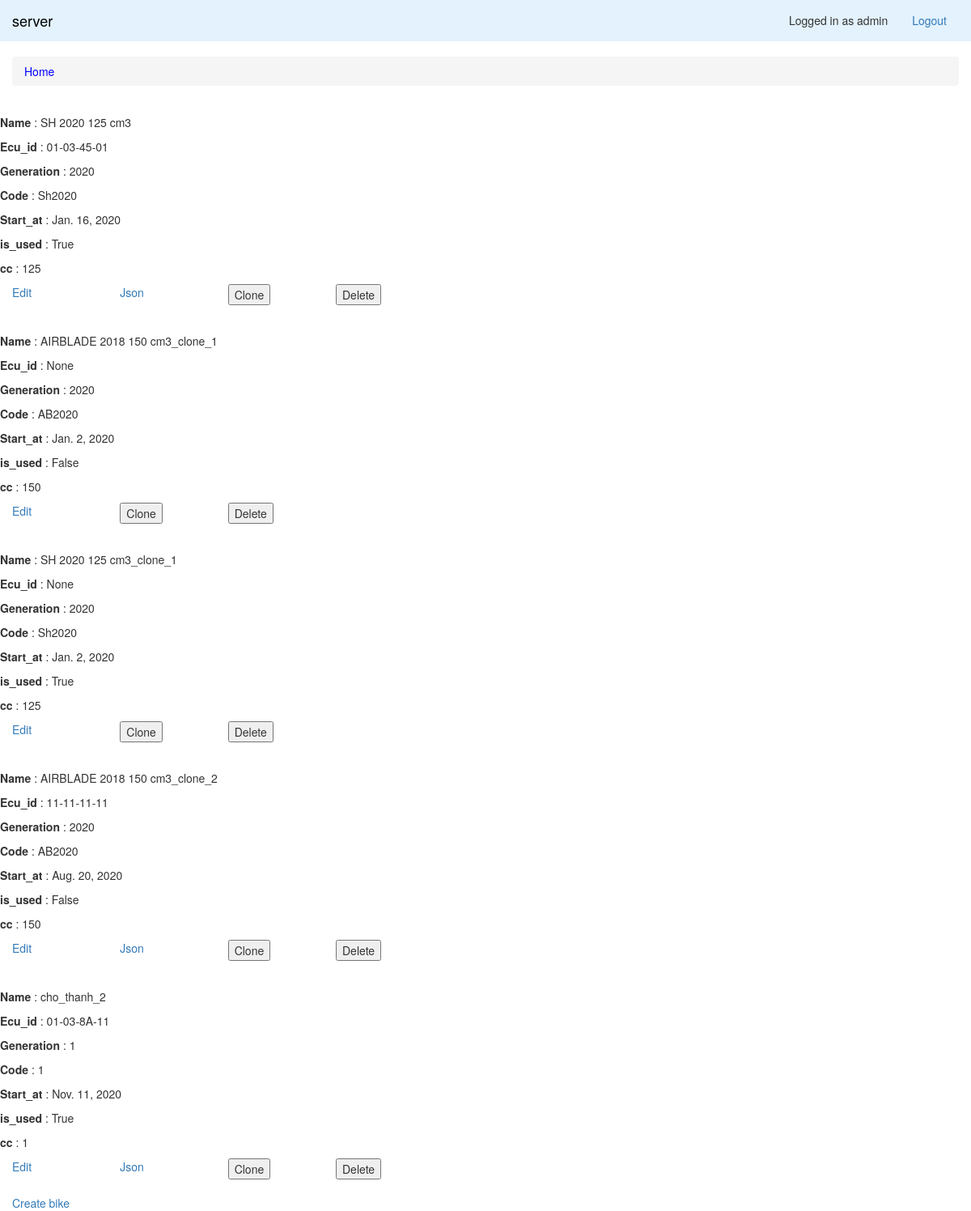
The app's page /bike/ (signed in) with its own data.
### firmware/models/Bike.py (models this page shows)
class Bike(models.Model):
    name = models.CharField(max_length=200, unique=True)
    ecu_id = models.CharField(max_length=20, unique=True, null=True, blank=True)
    generation = models.IntegerField()
    code = models.CharField(max_length=20)
    start_at = models.DateField()
    is_used = models.BooleanField(default=False)
    cc = models.IntegerField()

### firmware/views/BikeView.py (the view, shortened to what this page needs)
# urls.py: url(r'^bike/$', BikeView.as_view(), name='bike'),
class BikeView(View):
    template_name = 'firmware/bike.html'
    def get_items(self):
        items = []
        for bike in Bike.objects.all():
            item = {
                'id': bike.id,
                'ecu_id': bike.ecu_id,
                'name': bike.name,
                'generation': bike.generation,
                'code': bike.code,
                'start_at': bike.start_at,
                'is_used': bike.is_used,
                'cc': bike.cc,
                'clone_form': BikeCloneForm(initial={'action': 'clone', 'pk': bike.id}),
                'delete_form': DeleteBikeForm(initial={'action': 'delete', 'pk': bike.id})
            }
            items.append(item)
        return items
    def get(self, request):
        items = self.get_items()
        context = {
            'items': items,
        }
        return TemplateResponse(request, self.template_name, context)

### firmware/context_processors.py (called while the page is built)
def is_moderator(request):
    return request.user.groups.filter(name='moderator').exists()

def user(request):
    return {
        'user': request.user,
        'moderator': is_moderator(request)
    }

### templates/firmware/bike.html (shortened to what this page needs)
{% extends 'includes/layout.html' %}
{% load index %}
{% load static %}
{% load humanize %}
{% load mathfilters %}
{% block content %}
    <div class="row">
        {% for item in items %}
            <div class='col-lg-8' style='margin: 15px 0'>
                <div class="row">
                    <p> <strong> Name </strong>: {{item.name}} </p>
                    <p> <strong> Ecu_id </strong>: {{item.ecu_id}} </p>
                    <p> <strong> Generation </strong>: {{item.generation}} </p>
                    <p> <strong> Code </strong>: {{item.code}} </p>
                    <p> <strong> Start_at </strong>: {{item.start_at}} </p>
                    <p> <strong> is_used </strong>: {{item.is_used}} </p>
                    <p> <strong> cc </strong>: {{item.cc}} </p>
                    <div class="col-lg-2">
                        <p> <a href='{% url 'firmware:bike-edit' item.id %}'> Edit </a> </p>
                    </div>
                    {% if item.ecu_id %}
                        <div class="col-lg-2">
                            <p> <a href='{% url 'firmware:bike-json' item.ecu_id %}'> Json </a> </p>
                        </div>
                    {% endif %}
                    <div class="col-lg-2">
                        <form enctype='multipart/form-data' method='post'>{% csrf_token %}
                            <button type='submit'> Clone </button>
                        </form>
                    </div>
                    <div class="col-lg-2">
                        <form enctype='multipart/form-data' method='post'>{% csrf_token %}
                            <button type='submit'> Delete </button>
                        </form>
                    </div>
                </div>
            </div>
        {% endfor %}
    </div>
    {% if not create_bike_form and not bike %}
        <a href="{% url 'firmware:create-bike' %}" class='button'> Create bike</a>
    {% endif %}
{% endblock %}

### templates/includes/nav.html (shortened to what this page needs)
{% load static %}
<nav class="navbar navbar-light navbar-fixed-top" style="background-color: #e3f2fd;" role="navigation">
    <div class="container">
        <div class="navbar-header">
            <a class="navbar-brand" href="{% url 'firmware:index' %}" style="color: #000;">server</a>
        </div>
        <div class="collapse navbar-collapse" id="bs-example-navbar-collapse-1">
            <div class="collapse navbar-collapse">
                <ul class="nav navbar-nav" style="float: right;">
                    {% if user.is_authenticated %}
                        <li class="navbar-text navbar-left">Logged in as
                        {{ user.username }}</li>
                        <li>
                            <a href="{% url 'firmware:logout' %}">Logout</a>
                        </li>
                    {% endif %}
                </ul>
            </div>
        </div>
    </div>
</nav>

### static/css/shop-homepage.css (style rules this page uses)
body { padding-top: 70px; }
.container { padding-right: 0; padding-left: 0; margin-right: auto; margin-left: auto; }

### records on screen
Bike: name "SH 2020 125 cm3", ecu_id "01-03-45-01", code "Sh2020", start_at "Jan. 16, 2020"
Bike: name "AIRBLADE 2018 150 cm3_clone_1", code "AB2020", start_at "Jan. 2, 2020"
Bike: name "SH 2020 125 cm3_clone_1", code "Sh2020", start_at "Jan. 2, 2020"
Bike: name "AIRBLADE 2018 150 cm3_clone_2", ecu_id "11-11-11-11", code "AB2020", start_at "Aug. 20, 2020"
Bike: name "cho_thanh_2", ecu_id "01-03-8A-11", start_at "Nov. 11, 2020"

### other values on screen
{{ user.username }} "admin"
{{ item.generation }} "2020" "2020" "2020" "2020" "1"
{{ item.is_used }} "True" "False" "True" "False" "True"
{{ item.cc }} "125" "150" "125" "150" "1"
{{ item.ecu_id }} "None" "None"
{{ item.code }} "1"
